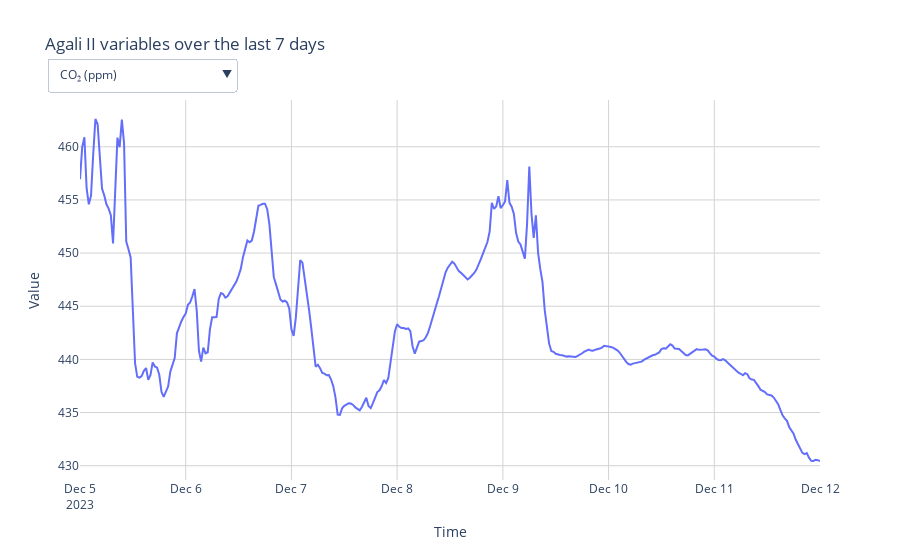

The code cell stored with this chart in its notebook:
### Code cell
import pandas as pd
import plotly.graph_objects as go

df['date'] = df['date'].str.replace('-', ':')
df['date_time'] = df['date'] + ':' + df['time']
df['date_time'] = pd.to_datetime(df['date_time'], format='%Y:%m:%d:%H:%M:%S')
df = df.rename(columns={'date_time': 'TIMESTAMP'})

df['TIMESTAMP'] = pd.to_datetime(df['TIMESTAMP'])  # Ensure TIMESTAMP column is in datetime format

# Convert columns to numeric
df['co2_mixing_ratio'] = pd.to_numeric(df['co2_mixing_ratio'], errors='coerce')
df['h2o_mixing_ratio'] = pd.to_numeric(df['h2o_mixing_ratio'], errors='coerce')
df['H'] = pd.to_numeric(df['H'], errors='coerce')
df['LE'] = pd.to_numeric(df['LE'], errors='coerce')
df['ET'] = pd.to_numeric(df['ET'], errors='coerce')
df['wind_speed'] = pd.to_numeric(df['wind_speed'], errors='coerce')
df['u*'] = pd.to_numeric(df['u*'], errors='coerce')
df['co2_flux'] = pd.to_numeric(df['co2_flux'], errors='coerce')
df['co2_strg'] = pd.to_numeric(df['co2_strg'], errors='coerce')

# Create a list of variable names with custom labels
variable_names = {
    'co2_mixing_ratio': 'CO₂ (ppm)',
    'h2o_mixing_ratio': 'H₂O (mmol/mol)',
    'H': 'Sensible heat flux',
    'LE': 'Latent heat flux',
    'ET': 'Evapotranspiration',
    'wind_speed': 'Wind speed',
    'u*': 'Friction velocity',
    'co2_flux': 'Unfiltered CO₂ flux',
    'co2_strg': 'Tower-top CO₂ flux storage'
}

# Filter the dataframe to include only the last 7 days of measurements
last_date = df['TIMESTAMP'].max()
start_date = last_date - pd.DateOffset(days=7)
filtered_df = df[df['TIMESTAMP'] >= start_date]

# Create an initial figure with only CO2 Mixing Ratio
initial_variable = 'co2_mixing_ratio'
fig = go.Figure(go.Scatter(x=filtered_df['TIMESTAMP'], y=filtered_df[initial_variable], mode='lines', name=variable_names[initial_variable]))

# Add dropdown menu with custom labels
buttons = [dict(label=label, method="update", args=[{"y": [filtered_df[variable]]}]) for variable, label in variable_names.items()]

# Add an annotation to simulate the dropdown label in the title
fig.update_layout(
    updatemenus=[dict(type="dropdown", active=0, buttons=buttons, showactive=True, x=-0.045, xanchor='left', y=1.11, yanchor='top')],
    title_text="Agali II variables over the last 7 days",
    xaxis_title="Time",
    yaxis_title="Value",
    paper_bgcolor='white',
    plot_bgcolor='white',
    xaxis=dict(showgrid=True, gridcolor='lightgrey'),
    yaxis=dict(showgrid=True, gridcolor='lightgrey') 
)

# Show the interactive plot
fig.show()

### Figure 1 — Plotly figure (JSON) as saved in the notebook; plotly's stock layout.template omitted (floating-point values rounded to 4 significant figures; data arrays with more than 128 entries replaced by an {"elided": "..."} marker saying what was removed)
{"data": [{"mode": "lines", "name": "CO₂ (ppm)", "type": "scatter", "x": {"elided": "337 str values"}, "y": {"elided": "337 float values"}}], "layout": {"paper_bgcolor": "white", "plot_bgcolor": "white", "title": {"text": "Agali II variables over the last 7 days"}, "updatemenus": [{"active": 0, "buttons": [{"args": [{"y": {"elided": "1x337 float values"}}], "label": "CO₂ (ppm)", "method": "update"}, {"args": [{"y": {"elided": "1x337 float values"}}], "label": "H₂O (mmol/mol)", "method": "update"}, {"args": [{"y": {"elided": "1x337 float values"}}], "label": "Sensible heat flux", "method": "update"}, {"args": [{"y": {"elided": "1x337 float values"}}], "label": "Latent heat flux", "method": "update"}, {"args": [{"y": {"elided": "1x337 float values"}}], "label": "Evapotranspiration", "method": "update"}, {"args": [{"y": {"elided": "1x337 float values"}}], "label": "Wind speed", "method": "update"}, {"args": [{"y": {"elided": "1x337 float values"}}], "label": "Friction velocity", "method": "update"}, {"args": [{"y": {"elided": "1x337 float values"}}], "label": "Unfiltered CO₂ flux", "method": "update"}, {"args": [{"y": {"elided": "1x337 float values"}}], "label": "Tower-top CO₂ flux storage", "method": "update"}], "showactive": true, "type": "dropdown", "x": -0.045, "xanchor": "left", "y": 1.11, "yanchor": "top"}], "xaxis": {"gridcolor": "lightgrey", "showgrid": true, "title": {"text": "Time"}}, "yaxis": {"gridcolor": "lightgrey", "showgrid": true, "title": {"text": "Value"}}}}
